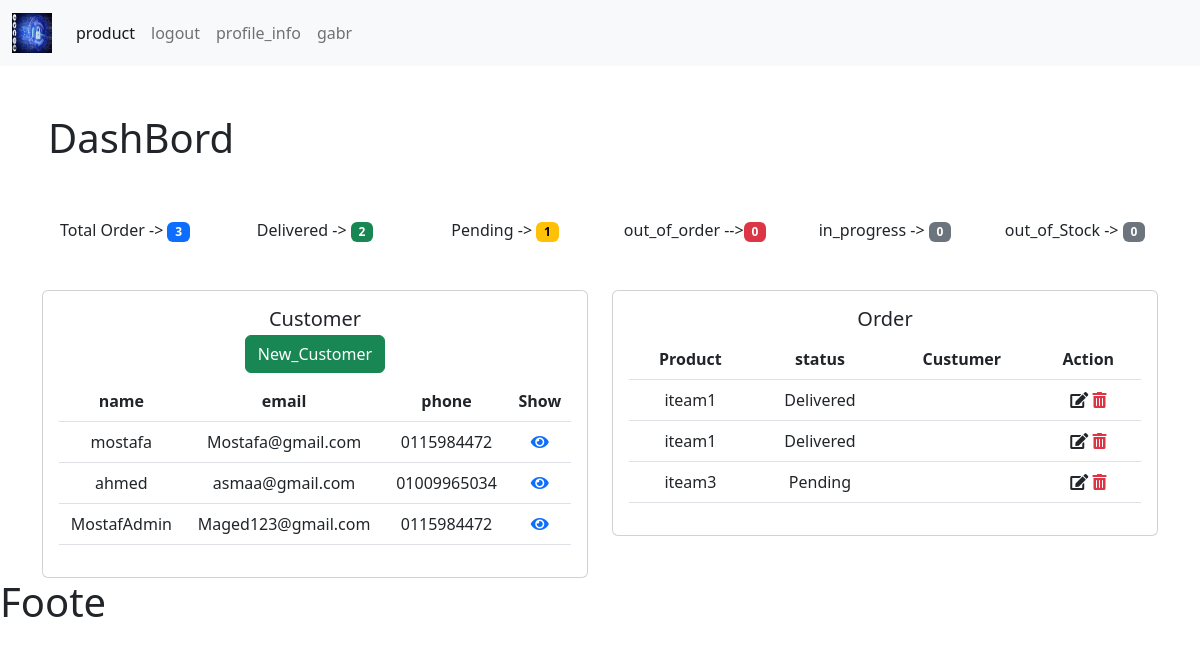
/nec/ (signed in), run on the app's committed database.
### Necles/models.py (models this page shows, shortened)
class Customer(models.Model):
    user = models.OneToOneField(
        User,
        null=True,
        blank=True,
        on_delete=models.CASCADE,
        related_name="customer"
    )
    name=models.CharField(max_length=90,null=False)
    email=models.EmailField(max_length=90,null=False)
    age=models.CharField(max_length=60,null=True,blank=True)
    create_dt=models.DateTimeField(auto_now_add=True)
    imge=models.ImageField(null=True,blank=True,upload_to='media/image/',default='media/image/Pic.png')
    phone=models.CharField(max_length=50,blank=True,null=True)

class Order(models.Model):
    STATUS=(
        ('in_progress','in_progress'),
        ('Delivered','Delivered'),
        ('Pending','Pending'),
        ('out_stock', 'out_stock'),
        ('out_of_order', 'out_of_order')
    )
    data_create=models.DateTimeField(auto_now_add=True,null=True)
    status=models.CharField(max_length=150,choices=STATUS,null=True)
    customers=models.ForeignKey(Customer,on_delete=models.CASCADE,null=True)
    tag=models.ManyToManyField(Tag)
    iteam=models.ForeignKey(Necklace,on_delete=models.CASCADE,null=True)

class Necklace(models.Model):
    CATEGORY = (
        ('pendant', 'pendant'),
        ('princess', 'princess'),
        ('choker', 'choker'),
        ('collar', 'collar'),
        ('opera', 'opera'),
        ('charm', 'charm'),
        ('matinée', 'matinée'),
        ('multi-chain', 'multi-chain'),
        ('locket', 'locket'),
    )
    name=models.CharField(max_length=90,null=False)
    price=models.FloatField()
    category=models.CharField(max_length=300,null=False,choices=CATEGORY)
    tag=models.ManyToManyField(Tag)
    data_create=models.DateTimeField(auto_now_add=True,null=True)
    descripion=models.CharField(max_length=500,null=False)
    def __str__(self):
        return self.name

### Necles/decorators.py (the view)
        def wrapper_func(request, *args, **kwargs):
            group=None
            if request.user.groups.exists():
               group = request.user.groups.all()[0].name
            if group == 'admin':
                return view_func(request, *args, **kwargs)
            if group == 'customer':
                return redirect('profile')

### Necles/views.py (called while the page is built)
@login_required(login_url='/user/login/')
@ForAdminOnly
def home(request):
    customr=Customer.objects.all()
    orders=Order.objects.all()
    t_order=orders.count()
    out_order=orders.filter(status='out_of_order').count()
    p_order=orders.filter(status='Pending').count()
    d_order = orders.filter(status='Delivered').count()
    in_order = orders.filter(status='in_progress').count()
    out_stock_order = orders.filter(status='out_of_stock').count()
    context={'customr':customr,
             'orders':orders,
             'out_order':out_order,
             'p_order':p_order,
             'd_order':d_order,
             'in_order':in_order,
             't_order':t_order,
             'out_stock_order':out_stock_order}
    return render(request,'nec/home.html',context)

### TEMPLATES/nec/home.html
{% extends   'base.html' %}
{% load static %}
{%block content%}
<h1 class="p-5">DashBord</h1>
<div class="container text-center pb-5">
  <div class="row">
    <div class="col class=btn btn-info ">
      Total Order -> <span class="badge text-bg-primary">{{t_order}}</span>
    </div>
    <div class="col">
      Delivered -> <span class="badge text-bg-success">{{d_order}}</span>
    </div>
    <div class="col">
      Pending -> <span class="badge text-bg-warning">{{p_order}}</span>
    </div>
    <div class="col">
      out_of_order --><span class="badge text-bg-danger">{{out_order}}</span>
    </div>
    <div class="col">
       in_progress -> <span class="badge text-bg-secondary">{{in_order}}</span>
    </div>
    <div class="col">
       out_of_Stock -> <span class="badge text-bg-secondary">{{in_order}}</span>
    </div>
  </div>
</div>
<div class="container text-center">
  <div class="row">
    <div class="col">
      <div class="card">
  <div class="card-body">
<table class="table">
  <h5 class="card-title">Customer</h5>
    <h6 class="card-subtitle mb-2 text-muted"><button type="button" class="btn btn-success">New_Customer</button></h6>
  <thead>
    <tr>
      <th scope="col">name</th>
      <th scope="col">email</th>
      <th scope="col">phone</th>
      <th scope="col">Show</th>
    </tr>
  </thead>
  <tbody>
  {% for cust in customr %}
    <tr>
      <td>{{cust.name}}</td>
      <td>{{cust.email}}</td>
      <td>{{cust.phone}}</td>
      <td><a href="{% url 'custumer' cust.id %}"><i class="fas fa-eye"></i></a></td>
    </tr>
  {% endfor %}
  </tbody>
</table>
  </div>
</div>
    </div>
    <div class="col">
      <div class="card">
  <div class="card-body">
    <table class="table">
    <h5 class="card-title">Order</h5>
    <thead>
      <tr>
        <th scope="col">Product</th>
        <th scope="col">status</th>
        <th scope="col">Custumer</th>
        <th scope="col">Action</th>
      </tr>
    </thead>
    <tbody>
    {% for iteam in orders %}
      <tr>
        <td>{{iteam.iteam}}</td>
        <td>{{iteam.status}}</td>
        <td>{{iteam.customer}}</td>
        <td>
          <a class="text-dark" href="{% url 'update' iteam.id %}"><i class="fas fa-edit"></i></a>
          <a class="text-danger" href="{% url 'delete' iteam.id %}"><i class="fas  fa-trash-alt"></i></a>
        </td>
      </tr>
    {% endfor %}
    </tbody>
  </table>
  </div>
</div>
    </div>
  </div>
</div>
{%endblock%}

### TEMPLATES/base.html (shortened to what this page needs)
<!doctype html>
{% load static %}
<html lang="en">
<head>
<link href="https://cdn.jsdelivr.net/npm/bootstrap@5.2.3/dist/css/bootstrap.min.css" rel="stylesheet">
<link rel="stylesheet" href="https://use.fontawesome.com/releases/v5.15.4/css/all.css"/>
</head>
<body>
{% include   'navbar.html' %}
{%block content%}
{%endblock%}
{% include   'Footer.html' %}
</body>
</html>

### TEMPLATES/navbar.html (shortened to what this page needs)
{% load static %}
<nav class="navbar navbar-expand-lg bg-light">
  <div class="container-fluid">
    <a class="navbar-brand" href="{% url 'home'%}">
      <img src="{% static 'download.jpg' %}" alt="" width="40" height="40">
    </a>
    <div class="collapse navbar-collapse" id="navbarSupportedContent">
      <ul class="navbar-nav me-auto mb-2 mb-lg-0">
        {% if user.is_authenticated %}
            <li class="nav-item">
              <a class="nav-link active" aria-current="page" href="{% url 'product' %}">product</a>
            </li>
            <li class="nav-item">
                <a class="nav-link" href="{% url 'logout' %}">logout</a>
            </li>
           <li class="nav-item">
               <a class="nav-link" href="{% url 'profile_info' %}">profile_info</a>
           </li>
        {% elif request.user.is_staff %}
              <li class="nav-item">
              <a class="nav-link" href="{% url 'product' %}">product</a>
            </li>
        {% endif %}
         <li class="nav-item">
          <a class="nav-link">{{user.username}}</a>
        </li>
      </ul>
    </div>
  </div>
</nav>

### TEMPLATES/Footer.html
<h1>Foote</h1>

### data on the page
Customer: name "mostafa", email "Mostafa@gmail.com", phone "0115984472"
Customer: name "ahmed", email "asmaa@gmail.com", phone "01009965034"
Customer: name "MostafAdmin", email "Maged123@gmail.com", phone "0115984472"
Order: iteam "iteam1", status "Delivered"
Order: iteam "iteam1", status "Delivered"
Order: iteam "iteam3", status "Pending"

### other printed values
{{ user.username }} "gabr"
{{ t_order }} "3"
{{ d_order }} "2"
{{ p_order }} "1"
{{ out_order }} "0"
{{ in_order }} "0"
